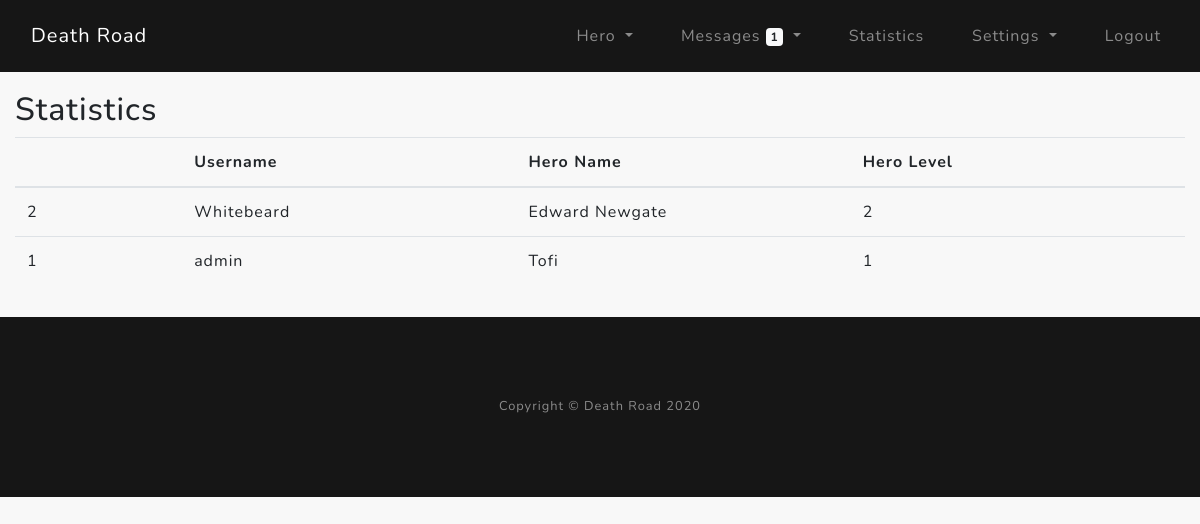
The page /statistics (signed in) on the database its author committed.
### core/models.py (models this page shows)
class User(db.Model, UserMixin):
    __tablename__ = "user"
    id = Column(Integer, primary_key=True)  # User ID
    username = Column(String(32), unique=True, nullable=False)  # Username used in registration
    email = Column(String(120), unique=True, nullable=False)  # Email for registration
    password = Column(String(60), nullable=False)  # hashed password
    hidemail = Column(Boolean, nullable=True)  # 0/1 Hide/Show email in public profile
    msg_per_page = Column(Integer, nullable=False)  # get how many messages to show on inbox/outbox page

class Hero(db.Model):
    __tablename__ = "hero"
    hid = Column(Integer, primary_key=True)  # hero id connected to account id
    name = Column(String(16), unique=True)  # name of the hero_main
    gender = Column(Boolean)  # 0 - male / 1 - female
    date_created = Column(DateTime)  # date created the hero_main
    level = Column(Integer)  # current level of the hero_main
    level_date = Column(DateTime)  # time when the hero leveled up. Used in statistics.
    current_exp = Column(Integer)  # current experience of hero_main
    next_lvl_exp = Column(Integer)  # exp needed for next level
    hp = Column(Integer)  # current hero_main health HP
    hp_regen_rate = Column(Integer)  # hp regeneration per second
    hp_check_regen = Column(DateTime)  # used to calculate the regenerated hp over time
    alive = Column(Integer)  # Check if hero_main is Death (0), Reviving (1), Alive (2)
    death_check = Column(DateTime)  # Time when the hero_main was revived
    revive_time = Column(Integer)  # seconds needed to revive the hero_main after the revive button is pressed
    action = Column(Integer)  # Hero current situation: Waiting (0), Returning from battle (1)
    return_from_action = Column(DateTime)  # Tine when the action (example battle) took place
    return_seconds = Column(Integer)  # Seconds until the hero_main will be home

### core/statistics/routes.py (the view)
@stats.route("/statistics")
@login_required
def statistics():
    stats = db.session.query(User, Hero).\
        outerjoin(Hero, User.id == Hero.hid).\
        order_by(Hero.current_exp.desc(), Hero.level_date.asc(), Hero.name.desc())
    get_unread_msgs = unread_msgs(current_user.username)
    return render_template("statistics.html", stats=stats, get_unread_msgs=get_unread_msgs)

### core/models.py (called while the page is built)
@login_manager.user_loader
def load_user(user_id):
    return User.query.get(int(user_id))

### core/utils/unread_msgs.py (called while the page is built)
def unread_msgs(current_acc_uname):
    gum = Messages.query.filter_by(recipient=current_acc_uname, del_in=False, seen=False).count()
    return gum

### core/templates/statistics.html
{% extends "layout.html" %}
{% block content %}
<section class="statistics-section">
    <div class="container py-3">
        <div class="row">
            <div class="col-lg">
                <h2>Statistics</h2>
                <table class="table table-hover">
                    <thead style="font-weight: bold">
                        <tr>
                            <th class="col-md-1"></th>
                            <th class="col-sm-2">Username</th>
                            <th class="col-sm-2">Hero Name</th>
                            <th class="col-sm-2">Hero Level</th>
                        </tr>
                    </thead>
                    <tbody>
                    {% for stat in stats %}
                        <tr>
                            <td>{{ stat[0].id }}</td>
                            <td>{{ stat[0].username }}</td>
                        {% if stat[1] == None %}
                            <td>-</td>
                            <td>-</td>
                        {% else %}
                            <td>{{ stat[1].name }}</td>
                            <td>{{ stat[1].level }}</td>
                        {% endif %}
                        </tr>
                    {% endfor %}
                    </tbody>
                </table>
            </div>
        </div>
    </div>
</section>
{% endblock %}

### core/static/custom-style.css (style rules this page uses)
html, body { scroll-behavior: smooth; }
body { font-family: 'Nunito'; letter-spacing: 0.0625em; background-color: #f8f8f8; }
@media (min-width: 1000px) { .container { max-width: 1600px; } }
.statistics-section { margin: 75px 0 0 0; }

### rows shown on the page
User: id "2", username "Whitebeard", name "Edward Newgate", level "2"
User: id "1", username "admin", name "Tofi", level "1"

### other values the page prints
{{ get_unread_msgs }} "1"
